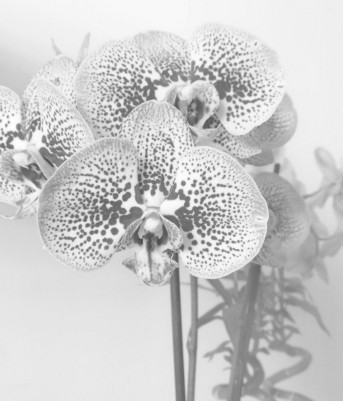
#> input picture task2/source.jpeg, 343 x 401 px
$ python solution.py
#> lines starting #> are read from the running program, lines starting #| are printed output that depends on the picture
#> further down, source_image is the input picture: shape (401, 343); min 65, max 255, mean 204.5
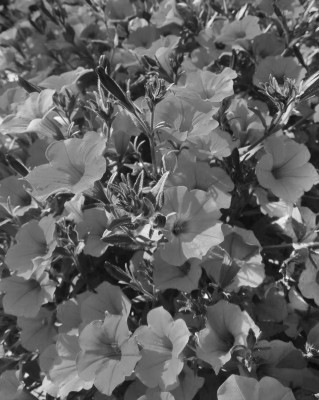
#> input picture task2/reference.jpeg, 319 x 400 px
#> further down, reference_image is the input picture: shape (400, 319); min 8, max 248, mean 97.4
'''
@Author: Uros Miljkovic 123598
task 2 – add visualizations for images and image statistics to the given algorithm for histogram matching
The provided script (histogram_matching_example.py) computes histogram matching to match the intensity value
distribution of a source image to those of a reference image.
Your task is to extend the script to visualize the results. So, you will have to visualize the images and functions
values of the histograms and the mapping function.
Visualize (at least) these images/functions as subplots in one figure:
• source image
• normalized histogram (pdf) of source image
• reference image
• normalized histogram (pdf) of reference image
• cdf of the intensity values of the source image
• cdf of the intensity values of the reference image
• the mapped result image
• normalized histogram (pdf) of the mapped result image
Use titles for the different subplots, also use labels for the axes whenever plotting statistical functions.
hint: there are several options to visualizing functions with discrete function values, e.g., you can use the bar, hist
or plot function just to give some examples

'''

import numpy as np
import cv2
import matplotlib.pyplot as plt

def compute_cdf(pdf):
    # Compute the CDF out of the PDF (normalized histogram) of the source image
    numBins = len(pdf)
    cdf = np.zeros(numBins)
    sum_value = 0
    for i in range(numBins):
        sum_value += pdf[i]
        cdf[i] = sum_value
    return cdf

def histogram_matching(source_image, reference_image):
    numBins = 256

    # Compute the normalized histograms
    hist1, edges1 = np.histogram(source_image.flat, bins=numBins, range=(0, numBins), density=True)
#> hist1 = 256 values, max 0.0435 at index 232, min 0 at index 0, mean 0.00391; edges1 = 257 values from 0 to 256
    hist2, edges2 = np.histogram(reference_image.flat, bins=numBins, range=(0, numBins), density=True)
#> hist2 = 256 values, max 0.0106 at index 103, min 0 at index 0, mean 0.00391; edges2 = 257 values from 0 to 256

    cdf1 = compute_cdf(hist1)
#> in compute_cdf, `numBins = len(pdf)`: numBins = 256
#> after the loop in compute_cdf, `for i in range(numBins):`: cdf = 256 values from 0 to 1; sum_value = 1
#> cdf1 = 256 values from 0 to 1
    cdf2 = compute_cdf(hist2)  # Used as the lookup table (LUT)
#> the loop in compute_cdf (call 2), `for i in range(numBins):` made 256 passes
#> sum_value on passes 1 to 3: 0, 0, 0
#> cdf2 = 256 values from 0 to 1

    # Compute the mapping function for histogram matching
    mapping = np.zeros(numBins)
    for i in range(numBins):
        indexFound = np.searchsorted(cdf2, cdf1[i])
        mapping[i] = indexFound
#> after the loop, mapping = 256 values from 0 to 256

    # Apply the mapping of values to the source image
    mapped_img = mapping[source_image].astype(np.uint8)
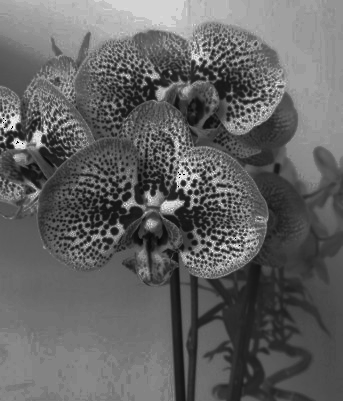
#> mapped_img: shape (401, 343); min 0, max 239, mean 98.6

    # Compute the normalized histogram of the mapped image
    hist_mapped, edges_mapped = np.histogram(mapped_img.flat, bins=numBins, range=(0, numBins), density=True)
#> hist_mapped = 256 values, max 0.0435 at index 131, min 0 at index 1, mean 0.00391; edges_mapped = 257 values from 0 to 256

    return mapped_img, hist1, hist2, cdf1, cdf2, hist_mapped


# Load the source and reference images
source_image = cv2.imread('./source.jpeg', cv2.IMREAD_GRAYSCALE)
reference_image = cv2.imread('./reference.jpeg', cv2.IMREAD_GRAYSCALE)

# Perform histogram matching
mapped_image, hist_source, hist_reference, cdf_source, cdf_reference, hist_mapped = histogram_matching(source_image, reference_image)
#> hist_source has the same summary as hist1 in histogram_matching; hist_reference has the same summary as hist2 in histogram_matching; cdf_source = 256 values from 0 to 1; cdf_reference = 256 values from 0 to 1

# Plot the images, histograms, and mapping function
fig, axes = plt.subplots(2, 4, figsize=(16, 8))
fig.tight_layout(pad=4.0)

# Source Image
axes[0, 0].imshow(source_image, cmap='gray')
axes[0, 0].set_title('Source Image')
axes[0, 0].axis('off')

# Normalized Histogram of Source Image
axes[0, 1].bar(range(len(hist_source)), hist_source, width=1, color='red')
axes[0, 1].set_title('Histogram (PDF) of Source Image')
axes[0, 1].set_xlabel('Intensity')
axes[0, 1].set_ylabel('Probability')

# Reference Image
axes[0, 2].imshow(reference_image, cmap='gray')
axes[0, 2].set_title('Reference Image')
axes[0, 2].axis('off')

# Normalized Histogram of Reference Image
axes[0, 3].bar(range(len(hist_reference)), hist_reference, width=1, color='blue')
axes[0, 3].set_title('Histogram (PDF) of Reference Image')
axes[0, 3].set_xlabel('Intensity')
axes[0, 3].set_ylabel('Probability')

# CDF of Source Image
axes[1, 0].plot(range(len(cdf_source)), cdf_source, color='red')
axes[1, 0].set_title('CDF of Source Image')
axes[1, 0].set_xlabel('Intensity')
axes[1, 0].set_ylabel('Cumulative Probability')

# CDF of Reference Image
axes[1, 1].plot(range(len(cdf_reference)), cdf_reference, color='blue')
axes[1, 1].set_title('CDF of Reference Image')
axes[1, 1].set_xlabel('Intensity')
axes[1, 1].set_ylabel('Cumulative Probability')

# Mapped Result Image
axes[1, 2].imshow(mapped_image, cmap='gray')
axes[1, 2].set_title('Mapped Result Image')
axes[1, 2].axis('off')

# Normalized Histogram of Mapped Result Image
axes[1, 3].bar(range(len(hist_mapped)), hist_mapped, width=1, color='green')
axes[1, 3].set_title('Histogram (PDF) of Mapped Result Image')
axes[1, 3].set_xlabel('Intensity')
axes[1, 3].set_ylabel('Probability')

plt.show()
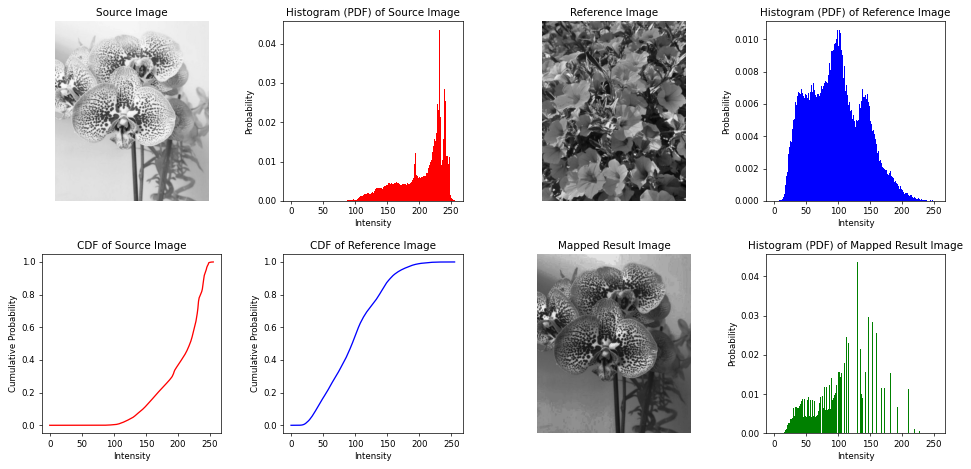
#> figure drawn by matplotlib, 8 panels; panel 2: tallest bar 0.0435 high, from x = 231.5 to 232.5; panel 4: tallest bar 0.0106 high, from x = 102.5 to 103.5; panel 5: curve peaks at x = 255, y = 1; panel 6: curve peaks at x = 248, y = 1
